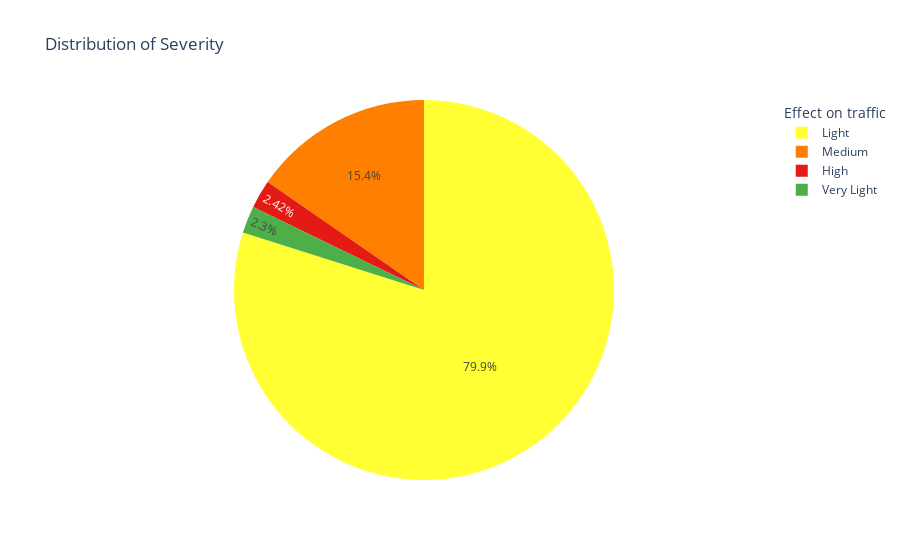

Notebook code cell kept with this figure:
### Code cell
PieChart(df_acc, '2020').show()

### Figure 1 — Plotly figure (JSON) as saved in the notebook; plotly's stock layout.template omitted (floating-point values rounded to 4 significant figures)
{"data": [{"customdata": [["Very Light"], ["Light"], ["Medium"], ["High"]], "domain": {"x": [0, 1], "y": [0, 1]}, "hovertemplate": "label=%{label}<br>value=%{value}<br>color=%{customdata[0]}<extra></extra>", "labels": ["Very Light", "Light", "Medium", "High"], "legendgroup": "", "marker": {"colors": ["rgb(77, 175, 74)", "rgb(255, 255, 51)", "rgb(255, 127, 0)", "rgb(228, 26, 20)"]}, "name": "", "showlegend": true, "type": "pie", "values": [229, 7939, 1529, 240]}], "layout": {"legend": {"title": {"text": "Effect on traffic"}, "tracegroupgap": 0}, "title": {"text": "Distribution of Severity"}}}
